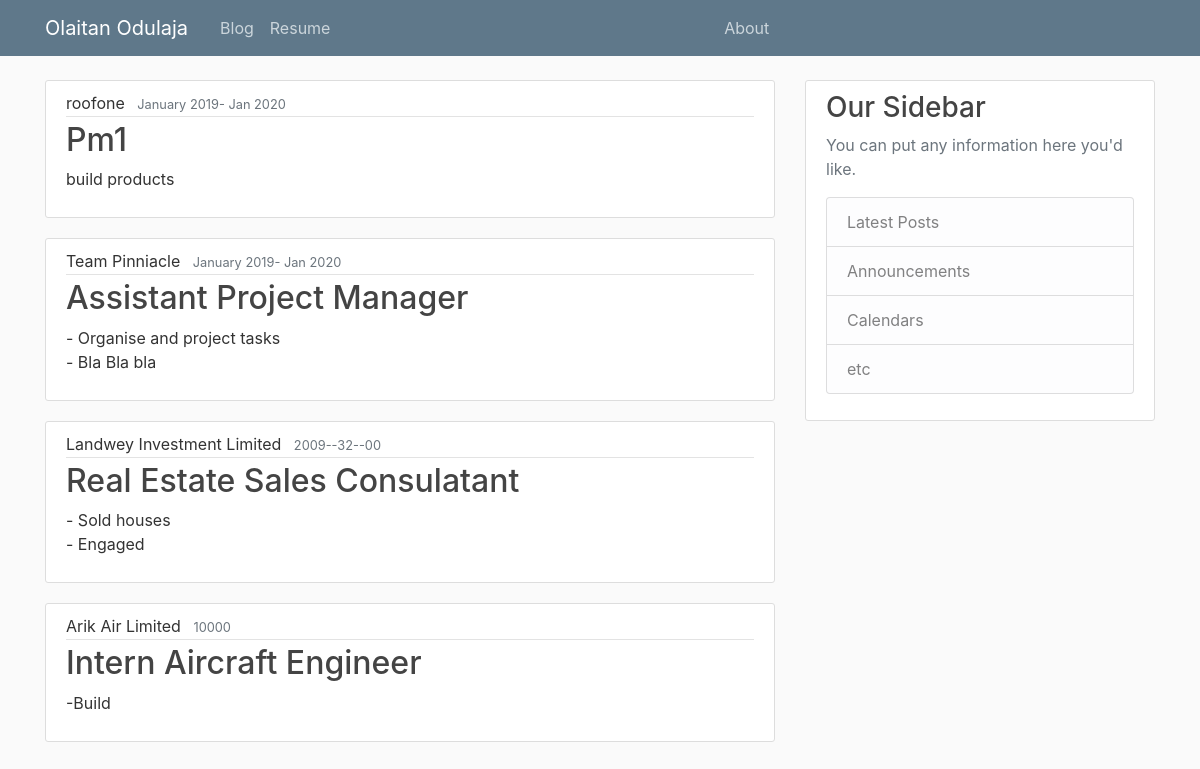
Screenshot of /resume/ with the database file from the repository.
### blog/models.py (models this page shows, shortened)
class Resume(models.Model):
    role = models.CharField(max_length=100)
    company = models.CharField(max_length=100)
    task = models.TextField()
    duration = models.CharField(max_length=100)

### blog/views.py (the view)
# urls.py: path('resume/', ResumeListView.as_view(), name='blog-resume')
class ResumeListView(ListView):
    model = Resume
    template_name = 'blog/resume.html'
    context_object_name = 'resumes'

### blog/templates/blog/resume.html
{% extends "blog/base.html" %}
{% block content %}
    {% for resume in resumes %}
        <article class="media content-section">
          <div class="media-body">
            <div class="article-metadata">
              <a class="mr-2" >{{ resume.company }}</a>
              <small class="text-muted">{{ resume.duration}}</small>
            </div>
            <h2 class="article-title" > {{ resume.role}}</h2>
            <p class="article-content">{{ resume.task }}</p>
          </div>
        </article>
    {% endfor %}
{% endblock content %}

### blog/static/blog/main.css (style rules this page uses)
body { background: #fafafa; color: #333333; margin-top: 5rem; }
h1, h2, h3, h4, h5, h6 { color: #444444; }
.content-section { background: #ffffff; padding: 10px 20px; border: 1px solid #dddddd; border-radius: 3px; margin-bottom: 20px; }
.article-title { color: #444444; }
.article-content { white-space: pre-line; }
.article-metadata { padding-bottom: 1px; margin-bottom: 4px; border-bottom: 1px solid #e3e3e3 }

### rows the page displays
Resume: company "roofone", duration "January 2019- Jan 2020", role "Pm1", task "build products"
Resume: company "Team Pinniacle", duration "January 2019- Jan 2020", role "Assistant Project Manager", task "- Organise and project tasks - Bla Bla bla"
Resume: company "Landwey Investment Limited", duration "2009--32--00", role "Real Estate Sales Consulatant", task "- Sold houses - Engaged"
Resume: company "Arik Air Limited", duration "10000", role "Intern Aircraft Engineer", task "-Build"
